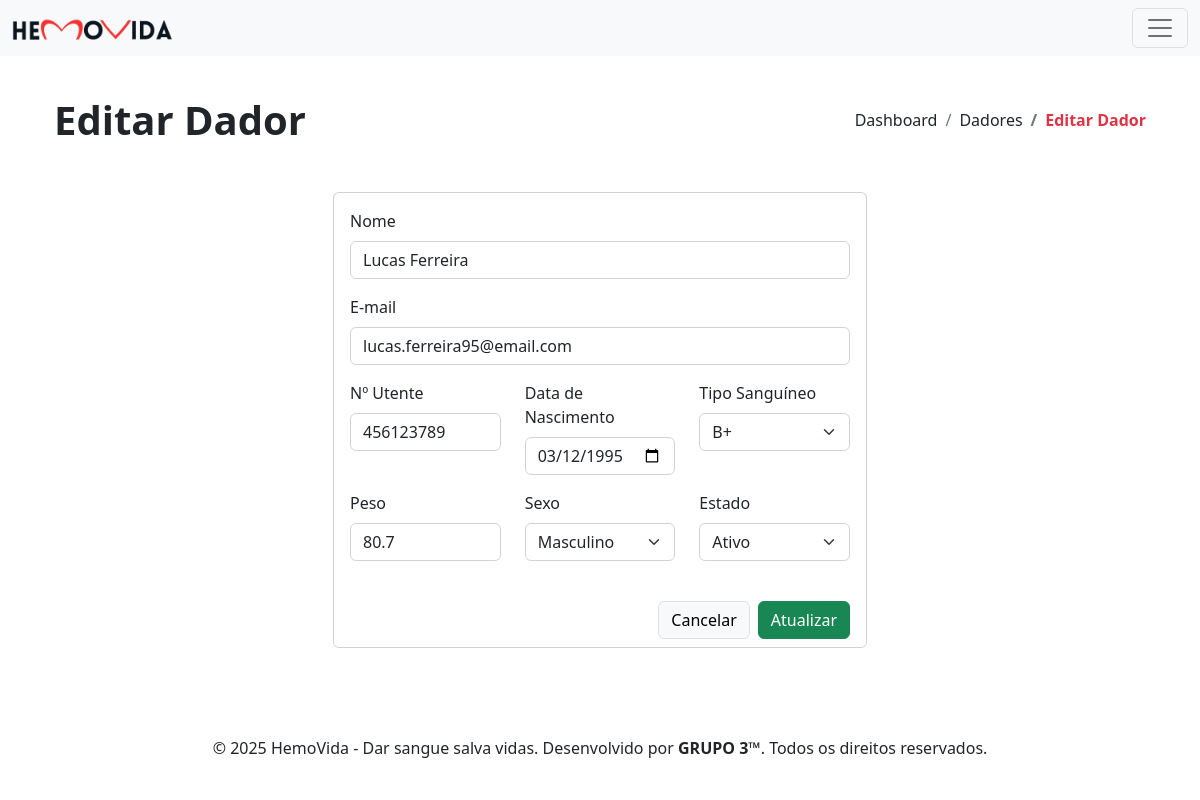
/dador-editar.php?id=10, run on the app's committed database.
### tables this page shows
CREATE TABLE `dadores` (
  `id` int(11) NOT NULL,
  `nome` varchar(255) NOT NULL,
  `email` varchar(255) NOT NULL,
  `n_utente` int(11) NOT NULL,
  `data_nascimento` date NOT NULL,
  `tipo_sanguineo` enum('A+','A-','B+','B-','AB+','AB-','O+','O-') NOT NULL,
  `peso` float NOT NULL,
  `sexo` enum('Masculino','Feminino') NOT NULL,
  `estado` tinyint(1) NOT NULL,
  `data_inscricao` date NOT NULL
);

### includes/dador_id.php (called while the page is built, shortened)
<?php
    $dadorId = $_GET['id'] ?? null;
    try {
        $pdo = new PDO("mysql:host=" . DB_HOST . ";dbname=" . DB_NAME . ";charset=" . DB_CHARSET, DB_USER, DB_PASS);
        $pdo->setAttribute(PDO::ATTR_ERRMODE, PDO::ERRMODE_EXCEPTION);
        $sql = "SELECT * FROM dadores WHERE id = :id";
        $stmt = $pdo->prepare($sql);
        $stmt->bindParam(":id", $dadorId, PDO::PARAM_INT);
        $stmt->execute();
        $dador = $stmt->fetch(PDO::FETCH_ASSOC);
    } catch (PDOException $e) {
        die("Erro ao buscar dador: " . $e->getMessage());
    }
?>

### dador-editar.php (the view, shortened to what this page needs)
<?php
    include 'partials/header.php';
    include 'includes/dador_id.php';
?>
<div class="container p-4">
    <?php include 'partials/page-header.php'; ?>
    <div class="row d-flex align-items-center justify-content-center py-4">
        <div class="col-xl-6 col-md-10 col-12">
            <div class="card">
                <form action="includes/dador_editar.php" method="POST">
                    <div class="card-body">
                        <div class="row">
                            <div class="col-12 mb-3">
                                <label class="form-label" for="nome">Nome</label>
                                <input type="text" class="form-control" name="nome" id="nome" value="<?php echo $dador['nome']; ?>" required>
                            </div>
                            <div class="col-12 mb-3">
                                <label class="form-label" for="email">E-mail</label>
                                <input type="email" class="form-control" name="email" id="email" value="<?php echo $dador['email']; ?>" required>
                            </div>
                        </div>
                        <div class="row">
                            <div class="col-lg-4 col-md-6 col-12 mb-3">
                                <label class="form-label" for="n_utente">Nº Utente</label>
                                <input type="text" class="form-control" name="n_utente" id="n_utente" pattern="^\d{9}$" title="Nº Utente deve ter exatamente 9 dígitos" value="<?php echo $dador['n_utente']; ?>" required>
                            </div>
                            <div class="col-lg-4 col-md-6 col-12 mb-3">
                                <label class="form-label" for="data_nascimento">Data de Nascimento</label>
                                <input type="date" class="form-control" name="data_nascimento" id="data_nascimento" value="<?php echo $dador['data_nascimento']; ?>" required>
                            </div>
                            <div class="col-lg-4 col-md-6 col-12 mb-3">
                                <label class="form-label" for="tipo_sanguineo">Tipo Sanguíneo</label>
                                <select class="form-select" name="tipo_sanguineo" id="tipo_sanguineo" required>
                                    <option value="B+" <?php echo $dador['tipo_sanguineo'] == 'B+' ? 'selected' : ''; ?>>B+</option>
                                </select>
                            </div>
                            <div class="col-lg-4 col-md-6 col-12 mb-3">
                                <label class="form-label" for="peso">Peso</label>
                                <input type="number" class="form-control" name="peso" id="peso" min="50" step="any" value="<?php echo $dador['peso']; ?>" required>
                            </div>
                            <div class="col-lg-4 col-md-6 col-12 mb-3">
                                <label class="form-label" for="sexo">Sexo</label>
                                <select class="form-select" name="sexo" id="sexo" data-live-search="true" required>
                                    <option value="Masculino" <?php echo $dador['sexo'] == 'Masculino' ? 'selected' : ''; ?>>Masculino</option>
                                </select>
                            </div>
                            <div class="col-lg-4 col-md-6 col-12 mb-3">
                                <label class="form-label" for="estado">Estado</label>
                                <select class="form-select" name="estado" id="estado" data-live-search="true" required>
                                    <option value="1" <?php echo $dador['estado'] == 1 ? 'selected' : ''; ?>>Ativo</option>
                                </select>
                            </div>
                        </div>
                    </div>
                    <div class="card-footer d-flex align-items-center justify-content-end gap-2 border-0 bg-white">
                        <a href="dadores.php" class="btn btn-light border">Cancelar</a>
                        <button type="submit" class="btn btn-success">Atualizar</button>
                    </div>
                </form>
            </div>
        </div>
    </div>
</div>
<?php include 'partials/footer.php'; ?>

### data on the page
dadores: nome "Lucas Ferreira", email "lucas.ferreira95@email.com", n_utente "456123789", data_nascimento "03/12/1995", tipo_sanguineo "B+", peso "80.7", sexo "Masculino", estado "Ativo"

### other printed values
$pageTitle "Editar Dador"
$item['title'] "Dashboard"
$item['title'] "Dadores"
$item['title'] "Editar Dador"
